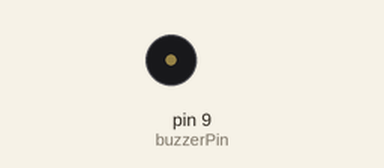
Bench run of a sketch on a simulated Arduino Uno, built with avr-gcc and run on an emulated ATmega328P. On the bench: buzzer (waves = sounding).

Above: at 0.7 s.
At 3.2 s:
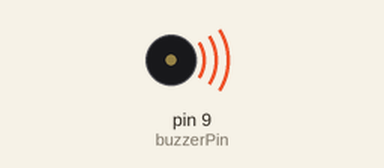
Timing chart, 0 to 7.3 s (numbered marks = the images above):
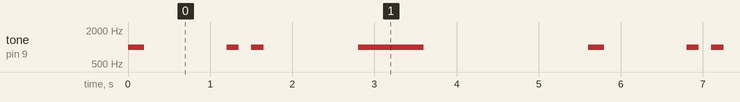

The sketch:

Buzzer.ino
```cpp
const int buzzerPin = 9; // Buzzer connected to pin 9

void setup() {
    pinMode(buzzerPin, OUTPUT);
}

void loop() {
    singleBeep();
    delay(1000);
    doubleBeep();
    delay(1000);
    longBeep();
    delay(2000);
}

void singleBeep() {
    tone(buzzerPin, 1000); // 1kHz frequency
    delay(200); // Beep duration
    noTone(buzzerPin);
}

void doubleBeep() {
    for (int i = 0; i < 2; i++) {
        tone(buzzerPin, 1000);
        delay(150);
        noTone(buzzerPin);
        delay(150);
    }
}

void longBeep() {
    tone(buzzerPin, 1000);
    delay(800); // Longer duration
    noTone(buzzerPin);
}
```

Measured:
- by itself, tone on pin 9 (buzzerPin): repeats every 5.6 s: silent 1.0 s, 1000 Hz 0.15 s, silent 0.15 s, 1000 Hz 0.15 s, silent 1.2 s, 1000 Hz 0.80 s, silent 2.0 s, 1000 Hz 0.20 s
